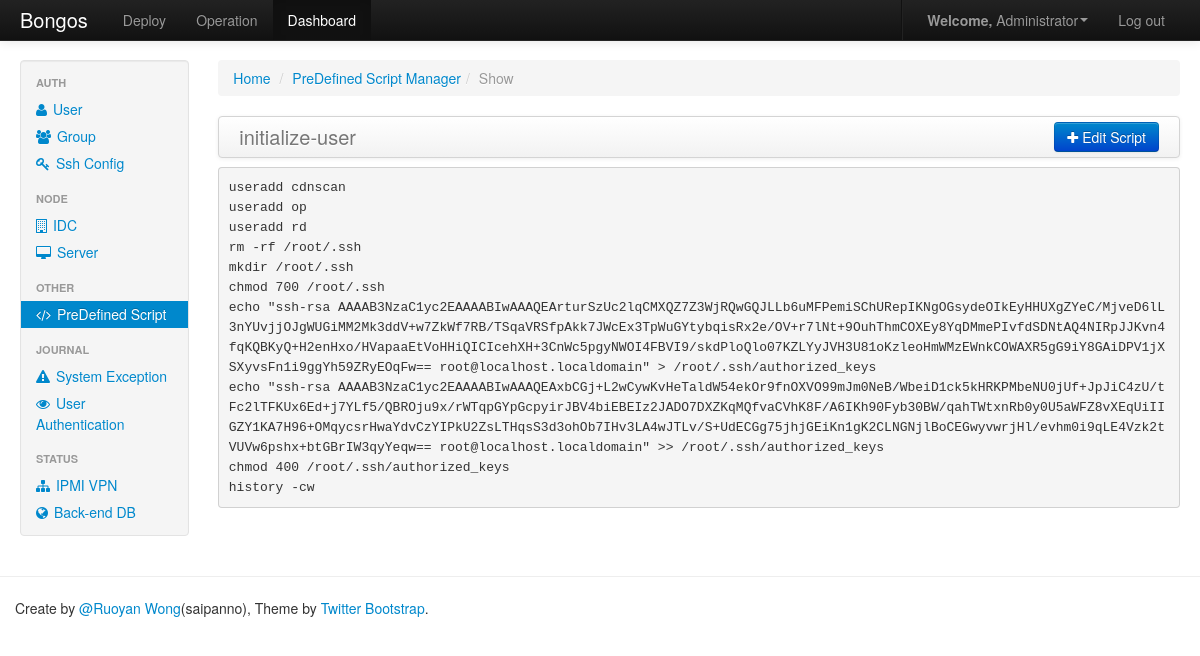
Screenshot of /dashboard/predefined_script/1/show (signed in) with the database file from the repository.
### frontend/models/member.py (models this page shows, shortened)
class User(db.Model):
    __tablename__ = 'user_lists'
    id = db.Column(db.Integer, primary_key=True)
    email = db.Column(db.String(50), unique=True)
    username = db.Column(db.String(50), unique=True)
    group = db.Column(db.Integer)
    password = db.Column(db.String(50))
    status = db.Column(db.Integer)

### frontend/models/dashboard.py (models this page shows, shortened)
class PreDefinedScript(db.Model):
    __tablename__ = 'predefined_script_lists'
    id = db.Column(db.Integer, primary_key=True)
    name = db.Column(db.String(50), unique=True)
    desc = db.Column(db.String(255))
    script = db.Column(db.Text)
    author = db.Column(db.Integer)

### frontend/controlers/dashboard.py (the view)
@dashboard.route('/predefined_script/<int:script_id>/show')
@login_required
def show_predefined_script_ctrl(script_id):
    default_next_page = request.values.get('next', url_for('member.index_ctrl'))
    try:
        script = PreDefinedScript.query.filter_by(id=script_id).first()
    except exc.SQLAlchemyError:
        flash(u'Internal database error', 'error')
        return redirect(default_next_page)
    if script is None:
        flash(u'This predefined script does not exist', 'error')
        return redirect(default_next_page)
    return render_template('dashboard/predefined_script.html', script=script, type='show')

### frontend/extensions/login_manager.py (called while the page is built)
@login.user_loader
def load_user(user_id):
    try:
        user = User.query.get(user_id)
    except Exception, e:
        user = None
    return user

### frontend/templates/dashboard/predefined_script.html (shortened to what this page needs)
{% extends "dashboard/base.html" %}
{% block active_dashboard_script %}active{% endblock %}
{% block main %}
    <div class="span10">
    {% if type == 'list' %}
        <ul class="breadcrumb">
            <li><a href="/">Home</a> <span class="divider">/</span></li>
            <li class="#"><a href="#">PreDefined Script Manager</a><span class="divider">/</span></li>
            <li class="active">List</li>
        </ul>
        {{ ext.feedback_message() }}
        <div class="navbar">
            <div class="navbar-inner">
                <a class="brand" href="#">PreDefined Script Manager</a>
                <div class="btn-group pull-right">
                    <a href="{{ url_for('dashboard.create_predefined_script_ctrl')}}" class="btn btn-primary"><i class="icon-plus icon-white"></i> Add Predefined Script</a>
                </div>
            </div>
        </div>
        <table class="table table-hover table-bordered table-striped">
            <thead>
            <tr>
                <th>NAME</th>
                <th>DESC</th>
                <th>AUTHOR</th>
                <th></th>
            </tr>
            </thead>
            <tbody>
                {% for script in scripts %}
                    <tr>
                        <td>{{ script.name }}</td>
                        <td>{{ script.desc }}</td>
                        <td>{{ script.author }}</td>
                        <td>
                            <div class="dropdown pull-left">
                                <a title="Operate" class="dropdown-toggle" data-toggle="dropdown"><i class="icon icon-list"></i></a>
                                <ul class="dropdown-menu pull-right nav-stacked" role="menu">
                                    <li><a href="{{ url_for('dashboard.show_predefined_script_ctrl', script_id=script.id)}}"><i class="icon-info-sign"></i> 查看</a>
                                    <li><a href="{{ url_for('dashboard.edit_predefined_script_ctrl', script_id=script.id)}}"><i class="icon-edit"></i> 编辑</a>
                                </ul>
                            </div>
                        </td>
                    </tr>
                {% endfor %}
            </tbody>
        </table>
    {% elif type == 'show' %}
        <ul class="breadcrumb">
            <li><a href="/">Home</a> <span class="divider">/</span></li>
            <li class="#"><a href="#">PreDefined Script Manager</a><span class="divider">/</span></li>
            <li class="active">Show</li>
        </ul>
        <div class="navbar">
            <div class="navbar-inner">
                <a class="brand" href="#">{{ script.name }}</a>
                <div class="btn-group pull-right">
                    <a href="{{ url_for('dashboard.edit_predefined_script_ctrl', script_id=script.id)}}" class="btn btn-primary"><i class="icon-plus icon-white"></i> Edit Script</a>
                </div>
            </div>
            <div style="padding-top:9px; padding-bottom: 9px;">
                <pre>{{ script.script|safe }}</pre>
            </div>
        </div>
    {% endif %}
    </div>
{% endblock %}

### frontend/templates/base.html (shortened to what this page needs)
<!DOCTYPE html>
<html lang="en">
<head>
    <link rel=stylesheet type=text/css href="{{ url_for('static', filename='css/bootstrap.css') }}">
    <link rel=stylesheet type=text/css href="{{ url_for('static', filename='css/bootstrap-responsive.css') }}">
    <link rel=stylesheet type=text/css href="{{ url_for('static', filename='css/font-awesome.css') }}">
    <link rel=stylesheet type=text/css href="{{ url_for('static', filename='css/bongos.css') }}">
</head>
<body>
    {% import "macro.html" as ext %}
    {% block body %}
    <div class="navbar navbar-inverse navbar-fixed-top">
        <div class="navbar-inner">
            <div class="container-fluid">
                <a class="brand" href="{{ url_for('member.index_ctrl') }}">Bongos</a>
                <ul class="nav">
                    <li class="{% block active_deploy %}{% endblock %}"><a href="#">Deploy</a></li>
                    <li class="{% block active_operation %}{% endblock %}"><a href="{{ url_for("operation.list_operation_ctrl", kind='ssh_detect') }}">Operation</a></li>
                    <li class="{% block active_dashboard %}{% endblock %}"><a href="{{ url_for("dashboard.list_user_ctrl") }}">Dashboard</a></li>
                </ul>
                <ul class="nav pull-right">
                    <li class="divider-vertical"></li>
                    <li class="dropdown"><a href="#" class="dropdown-toggle" data-toggle="dropdown"><b>Welcome,</b> {{ current_user.username }}<b class="caret"></b></a>
                    </li>
                    <li><a href="{{ url_for("member.user_logout_ctrl") }}">Log out</a></li>
                </ul>
            </div>
        </div>
    </div>
    <div class="container-fluid">
        <div class="row-fluid">
            {% block sidebar %}{% endblock %}
            {% block main %}{% endblock %}
        </div>
    </div>
    <hr>
    <footer class="footer">
        <div class="container">
            <p>Create by <a href="https://github.com/saipanno">@Ruoyan Wong</a>(saipanno),  Theme by <a href="http://twitter.github.com/bootstrap">Twitter Bootstrap</a>.</p>
        </div>
    </footer>
    {% endblock %}
</body>
</html>

### frontend/templates/base.html (style rules this page uses)
body { padding-top: 60px; padding-bottom: 40px; }

### rows the page displays
User: username "Administrator"
PreDefinedScript: name "initialize-user", script "useradd cdnscan useradd op useradd rd rm -rf /root/.ssh mkdir /root/.ssh chmod 700 /root/.ssh echo \"ssh-rsa AAAAB3NzaC1yc2EAAAABIwAAAQEArturSzUc2lqCMXQZ7Z3WjRQwGQJLLb6uMFPemiSChURepIKNgOGsydeOIkEyHHUXgZYeC/MjveD6lL3nYUvjjOJgWUGiMM2Mk3ddV+w7ZkWf7RB/TSqaVRSfpAkk7JWcEx3TpWuGYtybqisRx2e/OV+r7lNt+9OuhThmCOXEy8YqDMmePIvfdSDNtAQ4NIRpJJKvn4fqKQBKyQ+H2enHxo/HVapaaEtVoHHiQICIcehXH+3CnWc5pgyNWOI4FBVI9/skdPloQlo07KZLYyJVH3U81oKzleoHmWMzEWnkCOWAXR5gG9iY8GAiDPV1jXSXyvsFn1i9ggYh59ZRyEOqFw== root@localhost.localdomain\" > /root/.ssh/authorized_keys echo \"ssh-rsa…"
